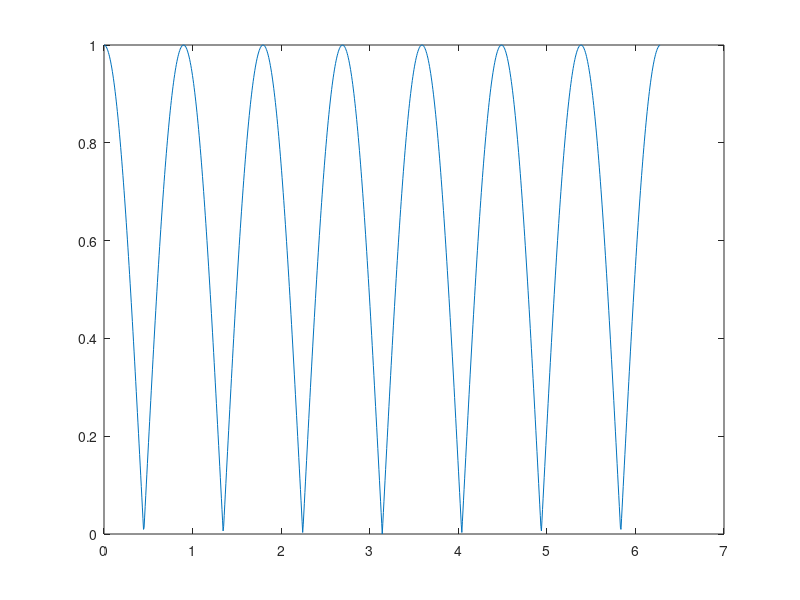

This figure's MATLAB source:
%filtro comb
fc = 2*pi;
pf = 0.001*2*pi;

a=[0.5 0.5];
W = [0: pf : fc-pf];
% Y(t) = a0x(t) + a1x(t-n)
n = 7;
H = a(1)+(a(2)*e.^(-i*W*n));
%funzione complessa
%modulo della funzione
plot (W , abs(H))

%implementar il filtro su un segnale